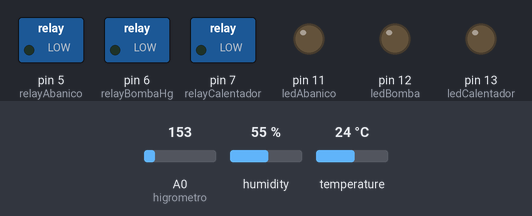
Bench run of a sketch on a simulated Arduino Uno, built with avr-gcc and run on an emulated ATmega328P. Shown: switched loads named in the sketch (green lamp = pin HIGH), output pins drawn as LEDs (lit = HIGH). Inputs (shaded band) come from the test bench; at power-on: temperature 24 °C, humidity 55 %, A0 (higrometro) = 153. What the sketch prints to the serial monitor is not drawn.

Above: at 15.2 s.
15.3 s: temperature set to 12 °C
At 21.7 s:
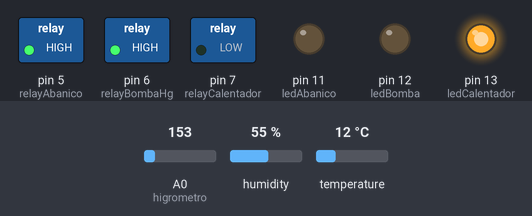
22.7 s: humidity set to 89 %
31.3 s: humidity set to 92 %
At 39.1 s:
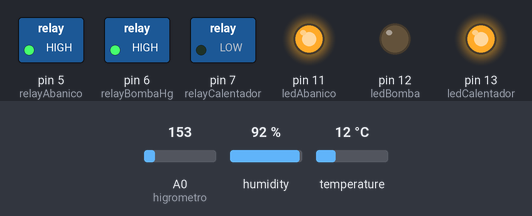
40.0 s: temperature set to 21.3 °C
48.3 s: temperature set to 22.3 °C
At 56.7 s:
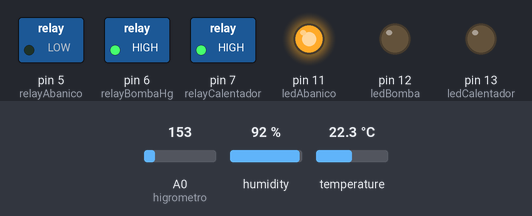
57.2 s: temperature set to 19 °C
At 64.7 s:
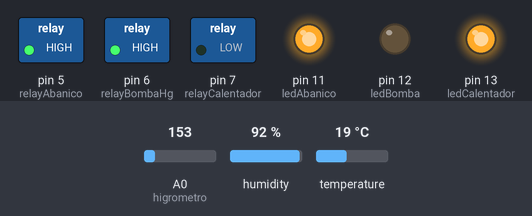
Timing chart, 0 to 66.2 s (numbered marks = the images above; inputs shaded):
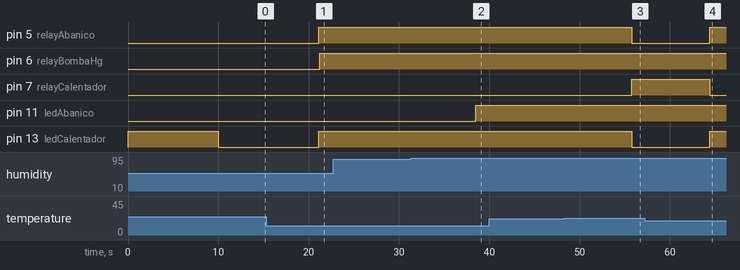

The sketch:

proyecto_definitivo_plataformas.ino
```cpp
/**
* Sensor de temperatura simple TMP36
*Sensor Higrometro: YL-69, modulo comparador: LM393
*
*Sensor temperatura y humedad: DHT21 modelo AM2301
*Salidas de Relays: Bomba (relayBombaHg, 2). Abanico (relayFanTemp,1).
*
*Ana B. Torre B36963
*Jose M. Hidalgo B63466
*/

/* Bibliotecas incluidas para el sensor de temperatura y humedad, y para el Bluetooth*/
#include "DHT.h"
#include <SoftwareSerial.h>
/* Variables propias del Sensor DTH21*/

#define DHTTYPE DHT21   // DHT 21 (AM2301)
#define DHTPIN 3
DHT dht(DHTPIN, DHTTYPE);    /*Se inicia una variable que sera usada*/

/*Parámetros del control sobre la temperatura y humedad*/
float humLeida, tempLeida  ;
int tempMax= 22.5;
int tempMin=22;
int humMin= 80;
int humMax=90;

/*Parámetros del control de humedad sobre el suelo y sustratos */

int lecturaHigrom;     /*variable para guardar la lectura del Higrometro*/
int higrometro = A0;   /*ubicación en la placa de Arduino, entrada del Sensor Higrometro*/

/*Pines a los que estan conectados en el arduino los reles*/
const int relayBombaHg = 6;                     /*Pin en el que está conectado el relay de la Bomba que se activa o no segun medicion del Higrometro  */
const int relayAbanico=5;                      /*Pin en el que está conectado el relay del abanico que se enciende o no segun medicion de Temperatura*/
const int relayCalentador=7;
/*LEDS*/
int ledAbanico=11;                   /*LED que debe encenderse si abanico esta encendido*/
int ledBomba=12;                     /*LED que debe encenderse si bomba de riego esta encendida*/
int ledCalentador= 13;               /*LED que debe encenderse si calentador esta encendido*/

/* Variables propias de la conexión Serial vía Bluetooth*/
char NOMBRE[10]  = "HC06";        /* Nombre asignado para nuestro módulo de Bluetooth: por defecto*/
char BPS         = '4';           /* 4=9600 Baudios*/
char PASS[10]    = "0000";        /*clave de acceso al dispositivo*/
SoftwareSerial BT1(0, 1); // RX | TX

void setup() {

 Serial.begin(9600); /*Indicamos que nuestra conexión será de 9600 baudios*/
 BT1.begin(9600);    /* Indicamos que nuestra conexión bluetooth será de 9600 baudios.*/
 pinMode (higrometro,INPUT);
 pinMode (relayBombaHg,OUTPUT);               /*Configurar relayBombaHg como salida*/
 pinMode (relayAbanico,OUTPUT);    /*Configurar relayAbanico como salida*/
 pinMode (relayCalentador,OUTPUT); /*Configurar relayCalentador como salida*/
 pinMode(ledAbanico, OUTPUT);                 /*Configuramos ledAbanico como salida*/
 pinMode(ledBomba, OUTPUT);                  /*Configuramos ledBomba como salida*/
 pinMode(ledCalentador, OUTPUT);             /*Configuramos ledCalentador como salida*/
 Serial.println("Prueba DHT");
 dht.begin();                                 /*Se inicia el sensor*/
 conexionSerialBt();
 serialBT();

 }

void loop() {

    int lecturaHigrom = analogRead(higrometro);
    delay(5000);
    controlTempHum(tempMax, tempMin, humMin, humMax);
    controlHumPiso(lecturaHigrom);
 }


///////////////////////////////////////////////////////////
////     F U N C I O N E S
////
//////////////////////////////////////////////////////////

void conexionSerialBt(){

    pinMode(13,OUTPUT);
    digitalWrite(13,HIGH);
    delay(10000);
    digitalWrite(13,LOW);

    Serial.print("AT");
    delay(1000);

    Serial.print("AT+NAME");
    Serial.print(NOMBRE);
    delay(1000);

    Serial.print("AT+BAUD");
    Serial.print(BPS);
    delay(1000);

    Serial.print("AT+PIN");
    Serial.print(PASS);
    delay(1000);
}

void serialBT(){
 if (BT1.available())
  {
    Serial.write(BT1.read());
  }

  if (Serial.available())
  {
    BT1.write(Serial.read());
  }

}

void controlTempHum( int tempMax, int tempMin, int humMin, int humMax){

 delay(2000);                        /*Se establece un retraso porque el sensor solo realiza una lectura cada ?(cuantos segundos? 2000 si son 2 s)*/
 humLeida = dht.readHumidity();       /*Se lee la humedad.Se establece h de variable de humedad relativa.*/
 tempLeida = dht.readTemperature();   /*Se lee la temperatura. Se establece t de variable de temperatura.*/

                                      /*|| es un "o"*/
/*Con la funcion isnan controlamos que el valor recibido del sensor sea un número, sino dara error*/
/* NaN (not a number) --> si t (valor medido de temperatura) o h (valor medido de humedad), no es un numero se imprime que hubo un fallo.*/

 if (isnan(tempLeida) || isnan(humLeida)) {
   Serial.println("Fallo al leer del sensor DHT");
 } else {
  /*Se imprimen las variables obtenidas*/

   Serial.print("Humedad del ambiente: ");
   Serial.print(humLeida);
   Serial.print(" %\t");
   Serial.print("\nTemperatura: ");
   Serial.print(tempLeida);
   Serial.println(" *C");

 /*OJO: los reles en LOW encienden, en HIGH apagan*/

      if (tempLeida>tempMax && humLeida>humMax){
        Serial.print("La temperatura y humedad esta por encima de los maximos permitidos\n Se enciende el abanico\n");
        digitalWrite(relayAbanico,LOW); //Si la temperatura y humedad sobrepasan los maximos, se ENCIENDE el abanico
        digitalWrite(ledAbanico,HIGH); //Si temperatura es muy alta encienda LED, que indica que el abanico esta encendido
        digitalWrite(relayCalentador,HIGH); // Si estaba prendido el calentador, se apaga
        digitalWrite(ledCalentador,LOW); //Se apaga el LED que dice que el calentador esta encendido

      } else if (tempLeida>tempMax && humLeida<humMin ){
        Serial.print("La temperatura esta por encima de lo permitido, y la humedad por debajo del minimo\n Se enciende el abanico\n");
        digitalWrite(relayAbanico,LOW); //Si la temperatura sobrepasa el maximo, se ENCIENDE el abanico
        digitalWrite(ledAbanico,HIGH); //Si temperatura es muy alta encienda LED, que indica que el abanico esta encendido

        digitalWrite(relayCalentador,HIGH); // Si estaba prendido el calentador, apaguelo
        digitalWrite(ledCalentador,LOW); //Apague el LED que dice que el calentador esta encendido
        Serial.print("ALARMA: necesita rociar un poco de agua para aumentar la humedad del ambiente\n");

      } else if (tempLeida<tempMin && humLeida>humMax){
        Serial.print("La temperatura esta por debajo del minimo y la humedad por encima del maximo\n Se enciende calentador y abanico");
        digitalWrite(relayCalentador,LOW); // Si temperatura baja del minimo, se ENCIENDE calentador
        digitalWrite(ledCalentador,HIGH); //Se enciende el LED que dice que el calentador esta encendido

        digitalWrite(relayAbanico,HIGH); //Si la humedad sobrepasa el valor maximo, se ENCIENDE el abanico
        digitalWrite(ledAbanico,HIGH); //Se enciende el LED que indica que el abanico esta encendido

      } else if (tempLeida<tempMin && humLeida<humMin ){
        Serial.print("La humedad y temperatura estan por debajo de los minimos permitidos\n Se enciende calentador\n ");
        digitalWrite(relayCalentador,LOW); // Si temperatura baja del minimo, se ENCIENDE calentador
        digitalWrite(ledCalentador,HIGH); //Se enciende el LED que dice que el calentador esta encendido

        digitalWrite(relayAbanico,HIGH); // Si estaba prendido el abanico, apaguelo&
        digitalWrite(ledAbanico,LOW); //Apague el LED que dice que el abanic esta encendido

        Serial.print("ALARMA: necesita rociar un poco de agua para aumentar la humedad del ambiente\n");

      } else {
        /*Se entra a este caso es porque la humedad esta en el rango ideal o la temperatura esta en el rango ideal, y el otro esta fuera del rango
        /*Al siguiente caso entra si la temperatura esta en el rango ideal, y la humedad esta mal:*/

        if (humLeida>humMax || humLeida<humMin){
          Serial.print("La temperatura se encuentra en rangos ideales, su problema es con la humedad\n");
          if (humLeida>humMax){
            Serial.print("La humedad es MAYOR de lo que deberia.\nDebe encenderse el abanico.\n");
            digitalWrite(relayAbanico,LOW);         /*Si la humedad sobrepasa el valor maximo, se ENCIENDE el abanico*/
            digitalWrite(ledAbanico,HIGH);          /*Se enciende el LED que indica que el abanico esta encendido*/

            digitalWrite(relayCalentador,HIGH);       /* Si estaba prendido el calentador, apaguelo*/
            digitalWrite(ledCalentador,LOW);          /*Apague el LED que dice que el calentador esta encendido*/

          } else {                                    /* Este caso seria si la humedad esta por debajo de la minima*/
            Serial.print("La humedad es MENOR de lo que deberia.");
            Serial.print("ALARMA: necesita rociar un poco de agua para aumentar la humedad del ambiente\n");

            digitalWrite(relayCalentador,HIGH);         /* Si estaba prendido el calentador, apaguelo*/
            digitalWrite(ledCalentador,LOW);            /*Apague el LED que dice que el calentador esta encendido*/

            digitalWrite(relayAbanico,HIGH);            /* Si estaba prendido el abanico, apaguelo*/
            digitalWrite(ledAbanico,LOW);               /*Apague el LED que dice que el abanic esta encendido*/
            }


        } else if (tempLeida>tempMax || tempLeida<tempMin) {   /*Se entra aqui si humedad es ideal y temperatura se sale de los rangos*/
              Serial.print("La humedad se encuentra en rangos ideales, su problema es con la temperatura\n");
              if (tempLeida>tempMax){
                Serial.print("La temperatura es MAYOR de lo que deberia.\nDebe encenderse el abanico\n");
                digitalWrite(relayAbanico,LOW); /*Si la humedad sobrepasa el valor maximo, se ENCIENDE el abanico*/
                digitalWrite(ledAbanico,HIGH); /*Se enciende el LED que indica que el abanico esta encendido*/

                digitalWrite(relayCalentador,HIGH); /* Si estaba prendido el calentador, apaguelo*/
                digitalWrite(ledCalentador,LOW); /*Apague el LED que dice que el calentador esta encendido*/

              }else {  /* Este caso es si la humedad es ideal y la temp es minima */
                Serial.print("La temperatura es MENOR de lo que deberia.\nDebe encenderse el calentador\n");
                digitalWrite(relayCalentador,LOW); /* Si temperatura baja del minimo, se ENCIENDE calentador*/
                digitalWrite(ledCalentador,HIGH); /*Se enciende el LED que dice que el calentador esta encendido*/

                digitalWrite(relayAbanico,HIGH); /* Si estaba prendido el abanico, apaguelo*/
                digitalWrite(ledAbanico,LOW); /*Apague el LED que dice que el abanico esta encendido*/
              }

        }else {
              Serial.print(" Muy bien, tanto temperatura como humedad estan en rangos ideales!!!! ");
        }

        }

      }
  }


void controlHumPiso(int lecturaHigrom){

  /* Cuando el hongo tiene suficiente humedad en la tierra, el sensor va a leer entre 380-400*/
 /* podria cambiarse el 400 a un valor mas bajo*/

  lecturaHigrom = analogRead(higrometro);   //Lee entrada del higrometro
  /*Los siguientes valores (400 y 1023 hay que establecer si son esos)*/
  lecturaHigrom = constrain(lecturaHigrom,400,1023);  /*Constrain limita el rango del sensor (lecturaHigrom) entre 400 y 1023*/
  /*Retorna lecturaHigrom si este esta entre 400 y 1023, retorna 400 si lecturaHigrom es menor que 400, retorna  1023 si lecturaHigrom es mayor que 1023*/
  /*O sea, si esta dentro del rango retorne lo que es, si esta para abajo del minimo retorne ese minimo, y si esta para abajo del maximo, retorne ese maximo*/
  lecturaHigrom = map(lecturaHigrom,400,1023,100,0);  /*Mapeo. Ahora 400 va a ser 100 (minimo) 1023 va a ser 0 (maximo)*/

  Serial.print("Humedad de la tierra: ");
  Serial.print(lecturaHigrom);
  Serial.println("%\n");
     /*Si la humedad baja del 80%, enciende la bomba, sino se mantiene apagada*/
  if (lecturaHigrom < 80){
    //aqui va a encender la bomba
    Serial.print("Se enciende la bomba: ");
    digitalWrite(relayBombaHg,LOW);
    digitalWrite(ledBomba,HIGH);
  }
  else {
      digitalWrite(relayBombaHg,HIGH);
      digitalWrite(ledBomba,LOW);
  }
  delay(1500);        /*un pequeno delay*/
}
```

Measured:
- the behaviour switches between 90 and 91 % on humidity (found by bisection; images 1 and 2)
- the behaviour switches between 21.9 and 22 °C on temperature (found by bisection; images 2 and 3)
- after the input at 15.3 s, pin 5 (relayAbanico), pin 13 (ledCalentador): LOW → HIGH after 5.8 s; pin 7 (relayCalentador), pin 11 (ledAbanico): stays LOW (without the input it goes to HIGH after 5.8 s)
- after the input at 22.7 s, every drawn part: stays the same
- after the input at 31.3 s, pin 11 (ledAbanico): LOW → HIGH after 7.2 s
- after the input at 40.0 s, every drawn part: stays the same
- after the input at 48.3 s, pin 5 (relayAbanico), pin 13 (ledCalentador): HIGH → LOW after 7.4 s; pin 7 (relayCalentador): LOW → HIGH after 7.4 s
- after the input at 57.2 s, pin 5 (relayAbanico), pin 13 (ledCalentador): LOW → HIGH after 7.2 s; pin 7 (relayCalentador): HIGH → LOW after 7.2 s
